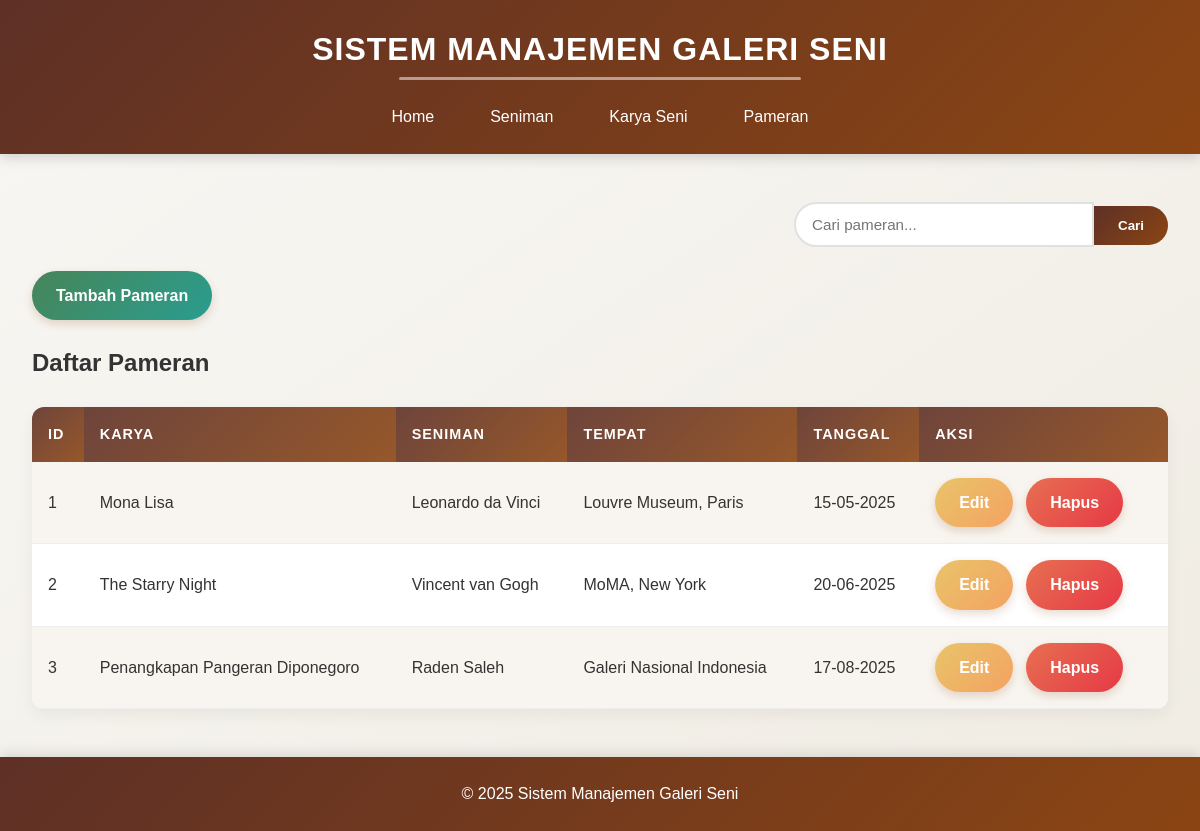
The page /index.php?page=pameran on the database its author committed.
### tables this page shows
CREATE TABLE IF NOT EXISTS `pameran` (
  `id_pameran` int(11) NOT NULL AUTO_INCREMENT,
  `id_karya` int(11) NOT NULL,
  `tempat` varchar(100) NOT NULL,
  `tanggal` date NOT NULL,
  PRIMARY KEY (`id_pameran`),
  FOREIGN KEY (`id_karya`) REFERENCES `karya` (`id_karya`) ON DELETE CASCADE
);

CREATE TABLE IF NOT EXISTS `karya` (
  `id_karya` int(11) NOT NULL AUTO_INCREMENT,
  `judul` varchar(100) NOT NULL,
  `id_seniman` int(11) NOT NULL,
  `tahun` int(4) NOT NULL,
  PRIMARY KEY (`id_karya`),
  FOREIGN KEY (`id_seniman`) REFERENCES `seniman` (`id_seniman`) ON DELETE CASCADE
);

CREATE TABLE IF NOT EXISTS `seniman` (
  `id_seniman` int(11) NOT NULL AUTO_INCREMENT,
  `nama` varchar(100) NOT NULL,
  `asal` varchar(100) NOT NULL,
  `gaya_seni` varchar(100) NOT NULL,
  PRIMARY KEY (`id_seniman`)
);

### class/Pameran.php (called while the page is built, shortened)
<?php
class Pameran {
    private $conn;
    private $table_name = "pameran";
    public function __construct($db) {
        $this->conn = $db;
    }
    public function getAll() {
        $query = "SELECT p.*, k.judul as judul_karya, s.nama as nama_seniman
                  FROM " . $this->table_name . " p
                  LEFT JOIN karya k ON p.id_karya = k.id_karya
                  LEFT JOIN seniman s ON k.id_seniman = s.id_seniman
                  ORDER BY p.id_pameran ASC";
        $stmt = $this->conn->prepare($query);
        $stmt->execute();
        return $stmt;
    }
}
?>

### view/pameran.php (the view, shortened to what this page needs)
<?php
include_once 'config/db.php';
include_once 'class/Pameran.php';
include_once 'class/Karya.php';
$database = new Database();
$db = $database->getConnection();
$pameran = new Pameran($db);
$karya = new Karya($db);
$action = isset($_GET['action']) ? $_GET['action'] : "";
echo "<div class='search-container'>";
echo "<form method='GET' action='index.php'>";
echo "<input type='text' name='search' placeholder='Cari pameran...'>";
echo "<button type='submit'>Cari</button>";
echo "</form>";
echo "</div>";
if(isset($_GET['search'])){
    $stmt = $pameran->search($_GET['search']);
    echo "<h2>Hasil Pencarian untuk: " . $_GET['search'] . "</h2>";
    echo "<a href='index.php?page=pameran' class='button back'>Kembali</a>";
} else {
    $stmt = $pameran->getAll("ORDER BY id_pameran DESC");
}
echo "<div class='action-buttons'>";
echo "<a href='index.php?page=pameran&action=create' class='button add'>Tambah Pameran</a>";
echo "</div>";
if($action == "create" || $action == "edit"){
    echo "<div class='form-container'>";
    echo "<h2>" . ($action == "create" ? "Tambah" : "Edit") . " Pameran</h2>";
    if($action == "edit"){
        $id = isset($_GET['id']) ? $_GET['id'] : die('ID tidak valid');
        $pameran->getById($id);
    }
    echo "<form method='post' action='index.php?page=pameran&action=" . ($action == "create" ? "store" : "update") . "'>";
    if($action == "edit"){
        echo "<input type='hidden' name='id_pameran' value='" . $pameran->id_pameran . "'>";
    }
    echo "<div class='form-group'>";
    echo "<label>Karya Seni</label>";
    echo "<select name='id_karya' required>";
    $karya_stmt = $karya->getAll("ORDER BY judul ASC");
    while($row_karya = $karya_stmt->fetch(PDO::FETCH_ASSOC)){
        $selected = ($action == "edit" && $pameran->id_karya == $row_karya['id_karya']) ? "selected" : "";
        echo "<option value='" . $row_karya['id_karya'] . "' {$selected}>" . $row_karya['judul'] . " (" . $row_karya['nama_seniman'] . ")</option>";
    }
    echo "</select>";
    echo "</div>";
    echo "<div class='form-group'>";
    echo "<label>Tempat</label>";
    echo "<input type='text' name='tempat' value='" . ($action == "edit" ? $pameran->tempat : "") . "' required>";
    echo "</div>";
    echo "<div class='form-group'>";
    echo "<label>Tanggal</label>";
    echo "<input type='date' name='tanggal' value='" . ($action == "edit" ? $pameran->tanggal : "") . "' required>";
    echo "</div>";
    echo "<div class='form-group'>";
    echo "<button type='submit' class='button save'>Simpan</button>";
    echo "<a href='index.php?page=pameran' class='button cancel'>Batal</a>";
    echo "</div>";
    echo "</form>";
    echo "</div>";
}
else {
    echo "<h2>Daftar Pameran</h2>";
    if($stmt->rowCount() > 0){
        echo "<table>";
        echo "<tr>";
        echo "<th>ID</th>";
        echo "<th>Karya</th>";
        echo "<th>Seniman</th>";
        echo "<th>Tempat</th>";
        echo "<th>Tanggal</th>";
        echo "<th>Aksi</th>";
        echo "</tr>";
        while($row = $stmt->fetch(PDO::FETCH_ASSOC)){
            extract($row);
            echo "<tr>";
            echo "<td>{$id_pameran}</td>";
            echo "<td>{$judul_karya}</td>";
            echo "<td>{$nama_seniman}</td>";
            echo "<td>{$tempat}</td>";
            echo "<td>" . date('d-m-Y', strtotime($tanggal)) . "</td>";
            echo "<td>";
            echo "<a href='index.php?page=pameran&action=edit&id={$id_pameran}' class='button edit'>Edit</a>";
            echo "<a href='index.php?page=pameran&action=delete&id={$id_pameran}' class='button delete' onclick='return confirm(\"Yakin ingin menghapus?\")'>Hapus</a>";
            echo "</td>";
            echo "</tr>";
        }
        echo "</table>";
    } else {
        echo "<div class='no-data'>Tidak ada data pameran yang tersedia.</div>";
    }
}
?>

### style.css (style rules this page uses)
* { margin: 0; padding: 0; box-sizing: border-box; }
body { font-family: 'Montserrat', sans-serif; line-height: 1.6; color: #333; background-color: #f8f7f4; background-image: linear-gradient(to bottom right, #f8f7f4 0%, #f0ece3 100%); min-height: 100vh; }
table { width: 100%; border-collapse: separate; border-spacing: 0; margin: 1.5rem 0; background-color: #ffffff; box-shadow: 0 6px 15px rgba(0, 0, 0, 0.05); border-radius: 12px; overflow: hidden; }
table th, table td { padding: 1rem; text-align: left; }
table th { background: linear-gradient(135deg, rgba(94, 48, 38, 0.9) 0%, rgba(139, 69, 19, 0.9) 100%); color: #ffffff; font-weight: 600; text-transform: uppercase; font-size: 0.9rem; letter-spacing: 1px; }
table tr:nth-child(even) { background-color: #f8f5f0; }
table tr { transition: all 0.2s; }
table td { border-bottom: 1px solid #eee; }
.button { display: inline-block; padding: 0.75rem 1.5rem; background: linear-gradient(135deg, rgba(94, 48, 38, 1) 0%, rgba(139, 69, 19, 1) 100%); color: #ffffff; border: none; border-radius: 30px; cursor: pointer; text-decoration: none; font-size: 1rem; font-weight: 600; transition: all 0.3s; margin-right: 0.8rem; box-shadow: 0 4px 10px rgba(139, 69, 19, 0.2); }
.button.add { background: linear-gradient(135deg, #478559 0%, #2a9d8f 100%); }
.button.edit { background: linear-gradient(135deg, #e9c46a 0%, #f4a261 100%); }
.button.delete { background: linear-gradient(135deg, #e76f51 0%, #e63946 100%); }
.action-buttons { margin: 1.5rem 0; }
.search-container { display: flex; justify-content: flex-end; margin-bottom: 1.5rem; }
.search-container input { padding: 0.75rem 1rem; border: 2px solid #e1e1e1; border-radius: 30px 0 0 30px; font-size: 0.95rem; width: 300px; outline: none; transition: all 0.3s; }
.search-container button { padding: 0.75rem 1.5rem; background: linear-gradient(135deg, rgba(94, 48, 38, 1) 0%, rgba(139, 69, 19, 1) 100%); color: #ffffff; border: none; border-radius: 0 30px 30px 0; cursor: pointer; font-weight: 600; }

### rows shown on the page
pameran: id_pameran "1", id_karya.judul "Mona Lisa", seniman.nama "Leonardo da Vinci", tempat "Louvre Museum, Paris", tanggal "15-05-2025"
pameran: id_pameran "2", id_karya.judul "The Starry Night", seniman.nama "Vincent van Gogh", tempat "MoMA, New York", tanggal "20-06-2025"
pameran: id_pameran "3", id_karya.judul "Penangkapan Pangeran Diponegoro", seniman.nama "Raden Saleh", tempat "Galeri Nasional Indonesia", tanggal "17-08-2025"
